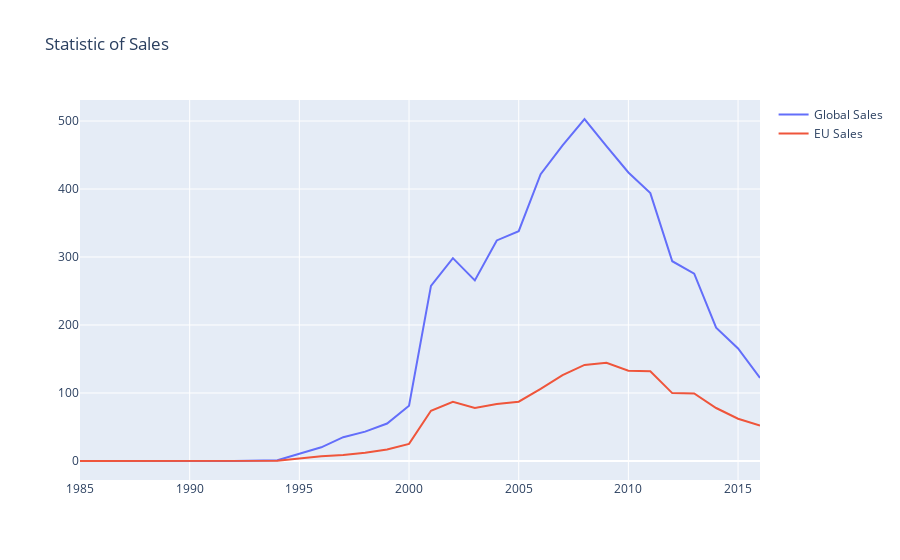

Notebook code cell kept with this figure:
### Code cell
trace0=go.Scatter(
x=years_df.index,
y=years_df.Global_Sales,
name='Global Sales'
)

trace1=go.Scatter(
x=years_df.index,
y=years_df.EU_Sales,
name='EU Sales'
)

data=[trace0,trace1]
layout={'title':'Statistic of Sales'}
fig=go.Figure(data=data, layout=layout)

iplot(fig, show_link=False)

### Figure 1 — Plotly figure (JSON) as saved in the notebook; plotly's stock layout.template omitted (floating-point values rounded to 4 significant figures)
{"data": [{"name": "Global Sales", "type": "scatter", "x": [1985, 1988, 1992, 1994, 1996, 1997, 1998, 1999, 2000, 2001, 2002, 2003, 2004, 2005, 2006, 2007, 2008, 2009, 2010, 2011, 2012, 2013, 2014, 2015, 2016], "y": [0.03, 0.03, 0.03, 1.27, 20.1, 35.03, 43.18, 55.09, 81.27, 257.4, 298.3, 265.5, 324.4, 337.9, 421.7, 464.2, 503.0, 462.9, 424.4, 394.0, 293.8, 275.4, 196.1, 165.5, 122.2]}, {"name": "EU Sales", "type": "scatter", "x": [1985, 1988, 1992, 1994, 1996, 1997, 1998, 1999, 2000, 2001, 2002, 2003, 2004, 2005, 2006, 2007, 2008, 2009, 2010, 2011, 2012, 2013, 2014, 2015, 2016], "y": [0.03, 0.02, 0, 0.26, 6.88, 8.68, 12.13, 16.81, 25.21, 73.84, 87.01, 78.14, 83.71, 87.17, 106.1, 126.2, 141.3, 144.4, 132.8, 131.8, 99.83, 99.27, 77.91, 62.11, 52.23]}], "layout": {"title": {"text": "Statistic of Sales"}}}
